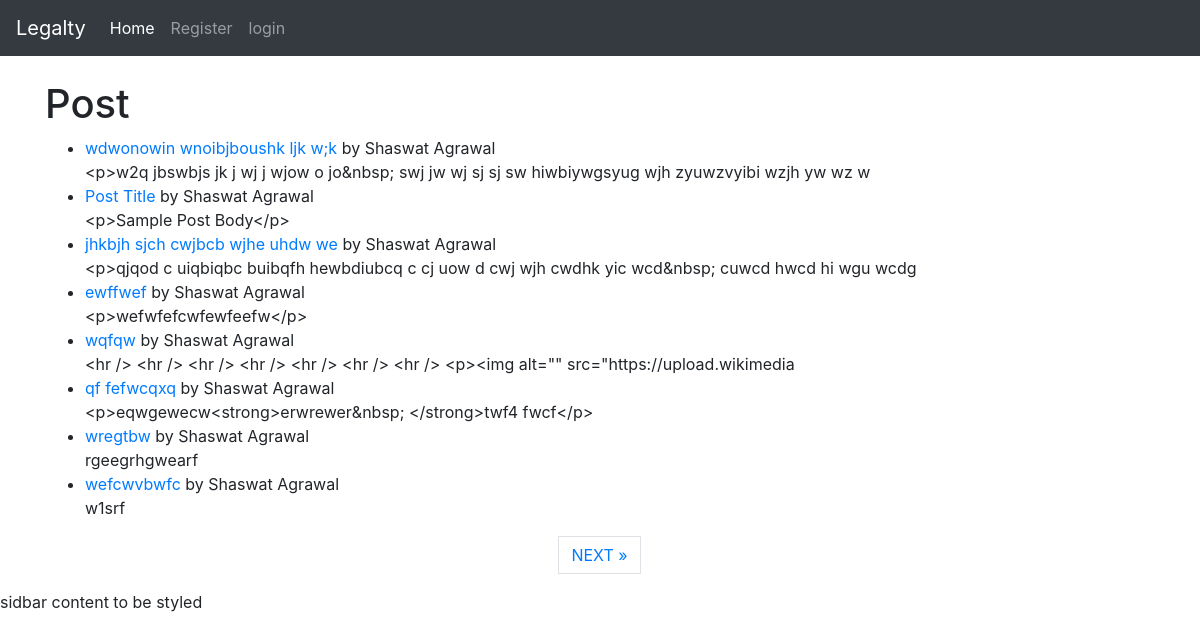
The page / on the database its author committed.
### posts/models.py (models this page shows, shortened)
class Post( models.Model):
    STATUS_CHOICES = (
        ('created' , 'Created')
    )
    title = models.CharField( max_length = 250 )
    title_tag = models.CharField(max_length=250)
    author = models.ForeignKey( User , on_delete=models.CASCADE )
    body = RichTextField   ( blank=True , null=True)
    created = models.DateTimeField( default= timezone.now )
    slug = models.SlugField( max_length= 300 , unique_for_date='created' )
    likes = models.ManyToManyField( User , related_name='post_likes')
    class Meta:
        ordering = ('-created',)

### posts/views.py (the view)
# urls.py: path('' , HomeView.as_view() , name='home') ,
class HomeView( ListView ):
    model = Post
    template_name = 'home.html'
    paginate_by = 8

### posts/templates/home.html (shortened to what this page needs)
{% extends 'base.html' %}
{% block content %}
    <h1>Post</h1>
<ul>
{% for post in object_list %}
    <li> <a href="{% url 'post-details' post.pk  %}" > {{ post.title }} </a> by {{ post.author.first_name }} {{ post.author.last_name }} <br/>
        {{ post.body|slice:':100' }}
    </li>
{% endfor %}
</ul>
{% if is_paginated %}
  <ul class="pagination justify-content-center">
    {% if page_obj.has_next %}
    <li><a href="?page={{ page_obj.next_page_number }}" class="page-link"> NEXT &raquo;</a></li>
    {% endif %}
  </ul>
</div>
{% endif %}
  {% endblock %}

### rows shown on the page
Post: title "wdwonowin wnoibjboushk ljk w;k", author.first_name "Shaswat", author.last_name "Agrawal", body "<p>w2q jbswbjs jk j wj j wjow o jo&nbsp; swj jw wj sj sj sw hiwbiywgsyug wjh zyuwzvyibi wzjh yw wz w"
Post: title "Post Title", author.first_name "Shaswat", author.last_name "Agrawal", body "<p>Sample Post Body</p>"
Post: title "jhkbjh sjch cwjbcb wjhe uhdw we", author.first_name "Shaswat", author.last_name "Agrawal", body "<p>qjqod c uiqbiqbc buibqfh hewbdiubcq c cj uow d cwj wjh cwdhk yic wcd&nbsp; cuwcd hwcd hi wgu wcdg"
Post: title "ewffwef", author.first_name "Shaswat", author.last_name "Agrawal", body "<p>wefwfefcwfewfeefw</p>"
Post: title "wqfqw", author.first_name "Shaswat", author.last_name "Agrawal", body "<hr /> <hr /> <hr /> <hr /> <hr /> <hr /> <hr /> <p><img alt=\"\" src=\"https://upload.wikimedia"
Post: title "qf fefwcqxq", author.first_name "Shaswat", author.last_name "Agrawal", body "<p>eqwgewecw<strong>erwrewer&nbsp; </strong>twf4 fwcf</p>"
Post: title "wregtbw", author.first_name "Shaswat", author.last_name "Agrawal", body "rgeegrhgwearf"
Post: title "wefcwvbwfc", author.first_name "Shaswat", author.last_name "Agrawal", body "w1srf"
